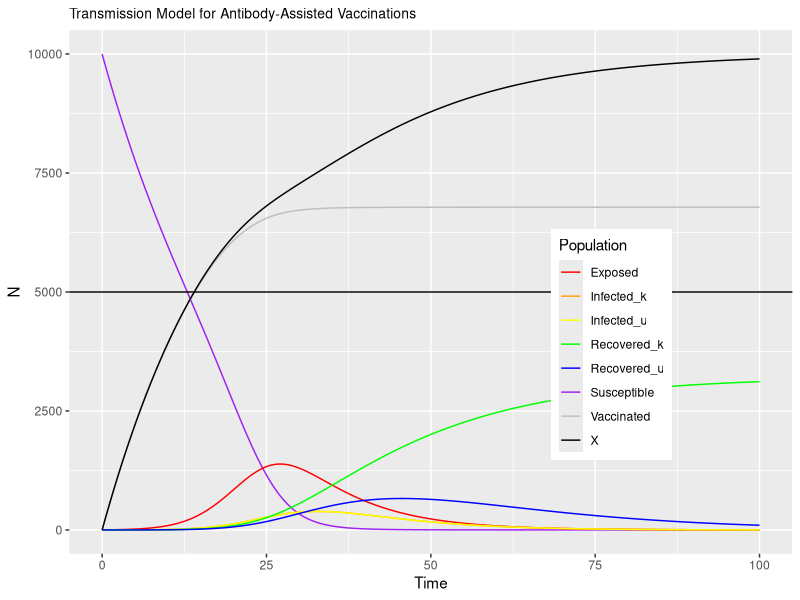
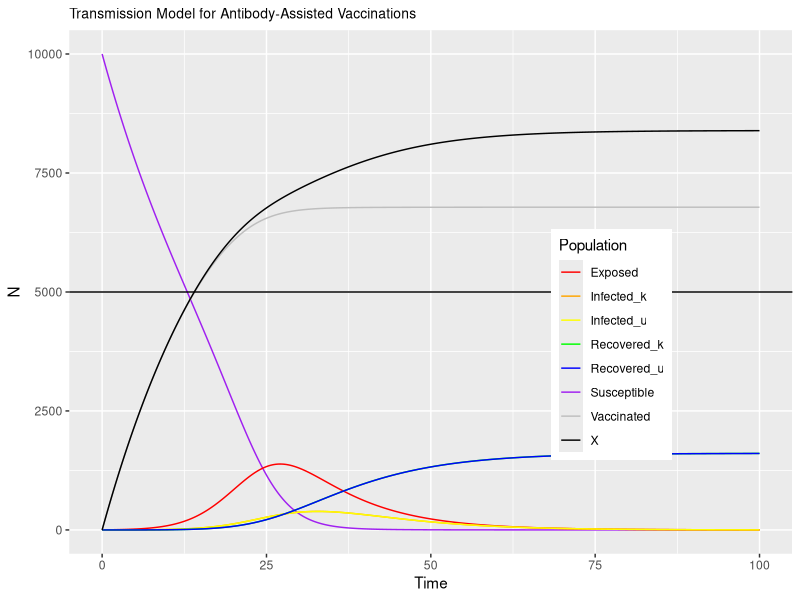

Reproduce these figures in R, in order.
## ---- chunk 1
library(tidyverse)
library(magrittr)
library(deSolve)
library(here)
## ---- chunk 2
de<-function(t,x,params){
  S <- x[1]
  E <- x[2]
  Ik <- x[3]
  Iu <- x[4]
  Rk <- x[5]
  Ru <- x[6]
  V <- x[7]
  with(as.list(params),{
    dS <- -beta*S*Ik - beta*S*Iu - epsilon*(1-phi)*S
    dE <- beta*S*Ik + beta*S*Iu - upsilon*psi*E - upsilon*(1-psi)*E
    dIk <- upsilon*psi*E - alpha*Ik
    dIu <- upsilon*(1-psi)*E - alpha*Iu
    dRk <- alpha*Ik + epsilon*phi*Ru
    dRu <- alpha*Iu - epsilon*phi*Ru
    dV <- epsilon*(1-phi)*S
    res<-c(dS,dE,dIk,dIu,dRk,dRu,dV)
    list(res)
  })}
maxTime <- 100.0 # time
times<-seq(0,maxTime,by=0.1) # how often this calculates
# notes on params
# beta =      <- contact transmission rate
# phi =       <- range:0-1 probability seropositive
# alpha =     <- recovery rate
# epsilon =   <- antibody testing rate
# upsilon =   <- infected testing rate
# psi =       <- range: 0-1 test effectiveness
params<-c(beta=0.0003,
          phi=0.5,
          alpha=1/7,
          epsilon=0.1,
          upsilon=0.1,
          psi=0.5)  # model parameters

xstart<-c(S=10000,
          E=0,
          Ik=1,
          Iu=0,
          Rk=0,
          Ru=0,
          V=0)  # initial conditions
## ---- chunk 3
params<-c(beta=0.0003,
          phi=0.5,
          alpha=1/7,
          epsilon=0.1, 
          upsilon=0.1,
          psi=0.5)

output<-as.data.frame(lsoda(xstart,times,de,params)) # tells computer to solve (integrate) equations
output$X <- output$Rk + output$V
output %>% ggplot(.,aes(x=time))+
  geom_line(aes(y=S,col="Susceptible"))+
  geom_line(aes(y=E,col="Exposed"))+
  geom_line(aes(y=Ik,col="Infected_k"))+
  geom_line(aes(y=Iu,col="Infected_u"))+
  geom_line(aes(y=Rk,col="Recovered_k"))+
  geom_line(aes(y=Ru,col="Recovered_u"))+
  geom_line(aes(y=V,col="Vaccinated"))+
  geom_line(aes(y=X,col="X"))+
  scale_colour_manual(values = c("red","orange","yellow","green","blue","purple","gray","black"))+
  theme(legend.position = c(0.75,0.4))+
  labs(y="N",x="Time",col="Population")+
  ggtitle("Transmission Model for Antibody-Assisted Vaccinations")+
  theme(plot.title = element_text(hjust=, size=10))+
  geom_hline(yintercept=0.5*10000)
## ---- chunk 4
params<-c(beta=0.0003,
          phi=0,
          alpha=1/7,
          epsilon=0.05,
          upsilon=0.1,
          psi=0.5)

output<-as.data.frame(lsoda(xstart,times,de,params)) # tells computer to solve (integrate) equations
output$X <- output$Rk + output$V
output %>% ggplot(.,aes(x=time))+
  geom_line(aes(y=S,col="Susceptible"))+
  geom_line(aes(y=E,col="Exposed"))+
  geom_line(aes(y=Ik,col="Infected_k"))+
  geom_line(aes(y=Iu,col="Infected_u"))+
  geom_line(aes(y=Rk,col="Recovered_k"))+
  geom_line(aes(y=Ru,col="Recovered_u"))+
  geom_line(aes(y=V,col="Vaccinated"))+
  geom_line(aes(y=X,col="X"))+
  scale_colour_manual(values = c("red","orange","yellow","green","blue","purple","gray","black"))+
  theme(legend.position = c(0.75,0.4))+
  labs(y="N",x="Time",col="Population")+
  ggtitle("Transmission Model for Antibody-Assisted Vaccinations")+
  theme(plot.title = element_text(hjust=, size=10))+
  geom_hline(yintercept=0.5*10000)
